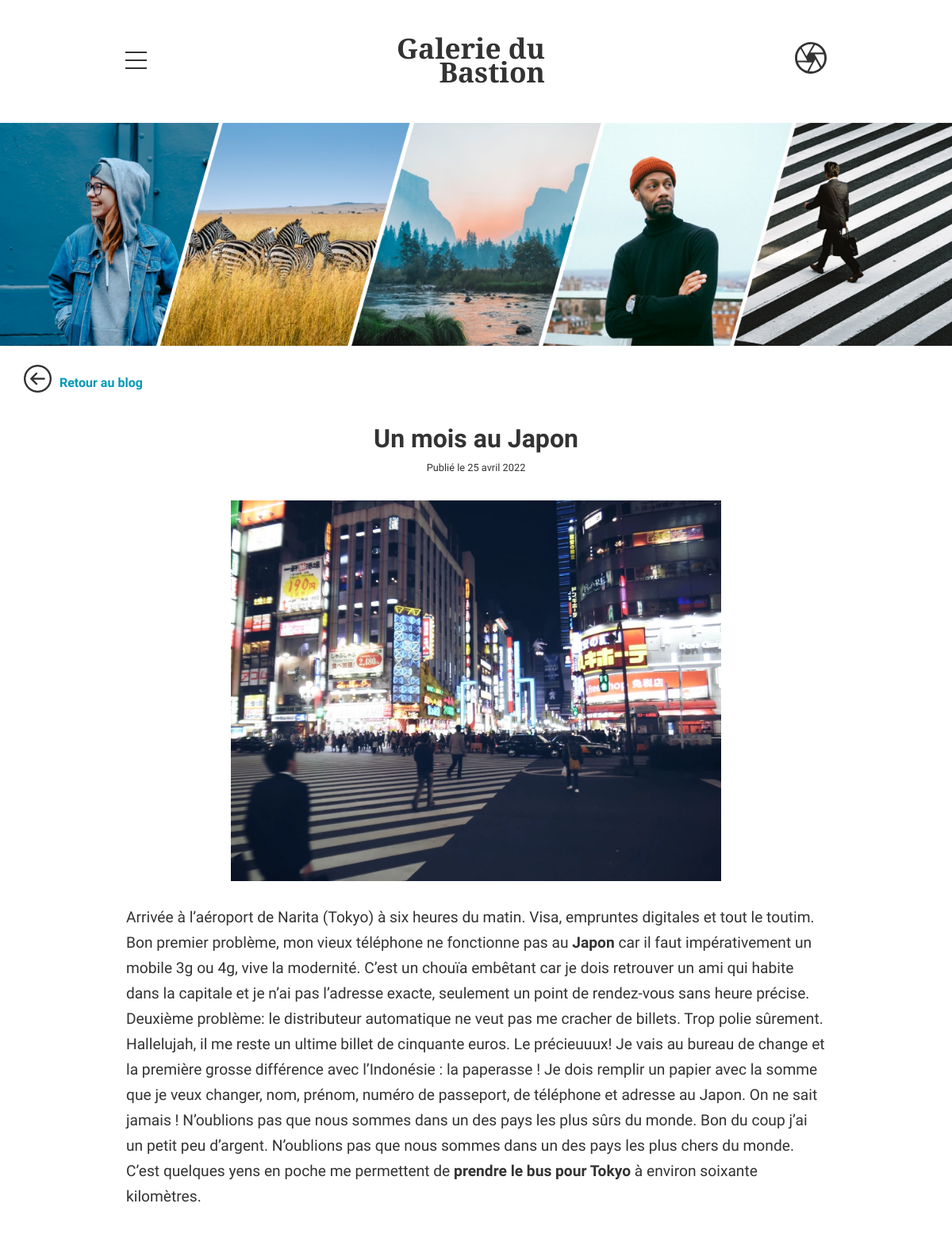
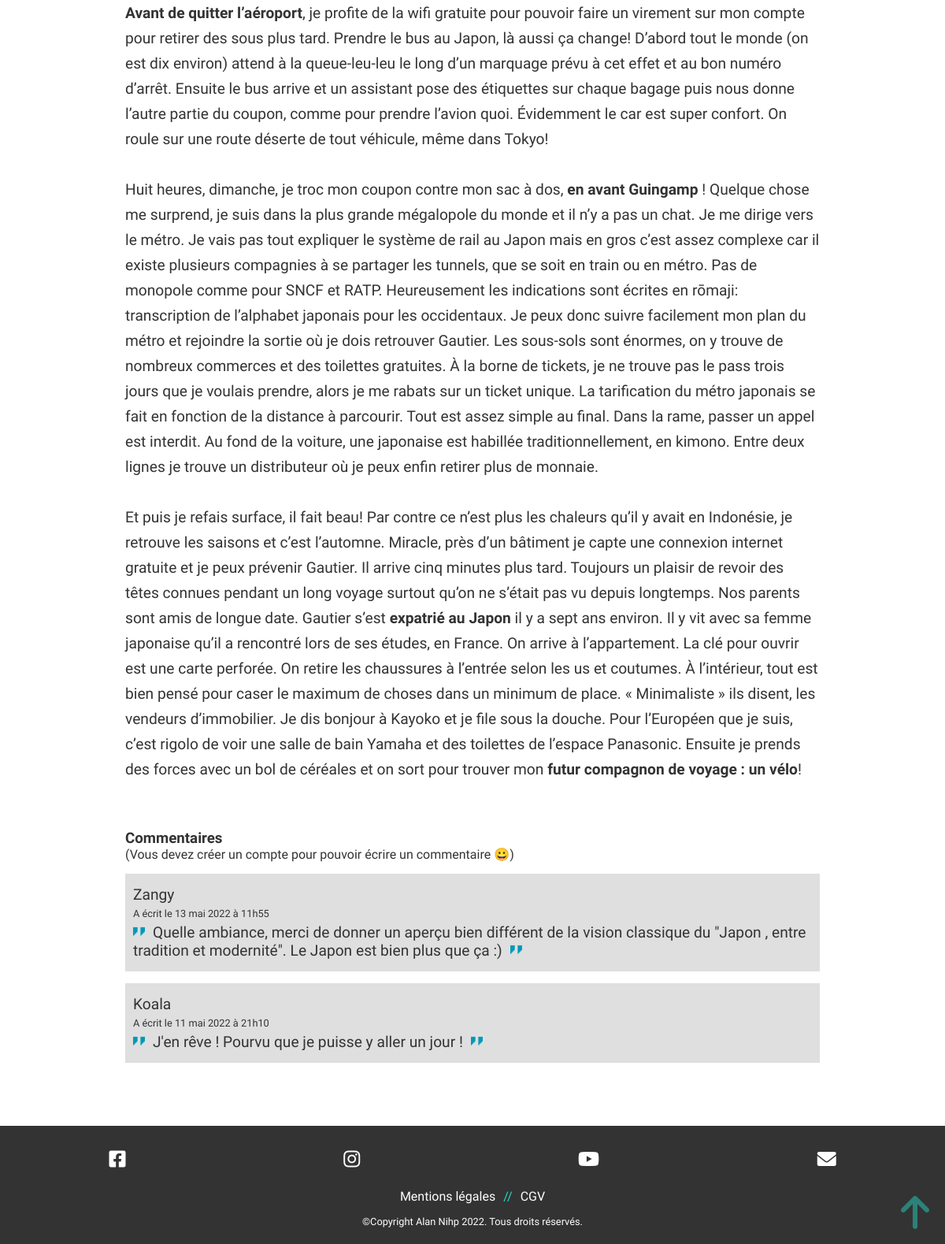
Page /index.php?action=oneArticle&id=27 on the committed database (2 pictures, top to bottom).
### tables this page shows
CREATE TABLE IF NOT EXISTS `blogposts` (
  `id` int(10) unsigned NOT NULL AUTO_INCREMENT,
  `title` varchar(100) NOT NULL,
  `picture` varchar(255) NOT NULL,
  `content` varchar(10000) NOT NULL,
  `category` varchar(50) NOT NULL,
  `alt` varchar(500) NOT NULL,
  `created_at` timestamp NOT NULL DEFAULT CURRENT_TIMESTAMP ON UPDATE CURRENT_TIMESTAMP,
  PRIMARY KEY (`id`)
);

CREATE TABLE IF NOT EXISTS `comments` (
  `id` int(11) unsigned NOT NULL AUTO_INCREMENT,
  `blogpost_id` int(11) unsigned NOT NULL,
  `user_id` int(11) unsigned NOT NULL,
  `content` text NOT NULL,
  `created_at` timestamp NOT NULL DEFAULT CURRENT_TIMESTAMP,
  PRIMARY KEY (`id`),
  KEY `FK_comments_blogposts` (`blogpost_id`),
  KEY `FK_comments_users` (`user_id`),
  CONSTRAINT `FK_comments_blogposts` FOREIGN KEY (`blogpost_id`) REFERENCES `blogposts` (`id`) ON DELETE CASCADE ON UPDATE CASCADE,
  CONSTRAINT `FK_comments_users` FOREIGN KEY (`user_id`) REFERENCES `users` (`id`) ON DELETE CASCADE ON UPDATE CASCADE
);

CREATE TABLE IF NOT EXISTS `users` (
  `id` int(11) unsigned NOT NULL AUTO_INCREMENT,
  `firstname` varchar(50) NOT NULL,
  `lastname` varchar(50) NOT NULL,
  `pseudo` varchar(50) NOT NULL,
  `mdp` varchar(255) NOT NULL,
  `confirm_mdp` varchar(255) NOT NULL,
  `email` varchar(50) NOT NULL,
  `created_at` timestamp NOT NULL DEFAULT CURRENT_TIMESTAMP,
  PRIMARY KEY (`id`),
  UNIQUE KEY `email` (`email`)
);

### app/Controllers/Controller.php (called while the page is built, shortened)
<?php
class Controller
{
    public function view($viewname, $datas = null)
    {
        include('app/Views/Front/' . $viewname . '.php');
    }
    }

### app/Controllers/FrontController.php (called while the page is built, shortened)
<?php
class FrontController extends Controller
{
    function oneArticle($id)
    {
        $article = new \Projet\Models\FrontModel();
        $oneArticle = $article->getArticle($id);
        $result = $oneArticle->fetch();
        $resPath = "./app/public/Administration/img/";
        $data=
        [
            "result" => $result,
            "resPath" => $resPath
        ];
        $result2 = $article->getComments($id);
        $comments = $result2->fetchAll();
        $datas = array_merge($data, $comments);
        return $this->view('blogArticle', $datas);
    }
}

### app/Models/FrontModel.php (called while the page is built, shortened)
<?php
class FrontModel extends Manager
{
    public function getArticle($id)
    {
        $db = $this->dbConnect();
        $req = $db->prepare('SELECT id, title, picture, content, category, alt,  DATE_FORMAT(created_at, "%d %M %Y") AS created_at FROM blogposts WHERE id = ?');
        $req->execute(array($id));
        return $req;
    }
    public function getComments($id)
    {
        $db = $this->dbConnect();
        $req = $db->prepare('SELECT pseudo, comments.content, DATE_FORMAT(comments.created_at, "%d %M %Y à %Hh%i") AS created_at  FROM comments INNER JOIN users ON comments.user_id=users.id WHERE blogpost_id=? ORDER BY created_at DESC');
        $req->execute(array($id));
        return $req;
    }
}

### app/views/Front/blogArticle.php (the view, shortened to what this page needs)
<?php include ('header.php'); ?>
<main class="forms" id="oneArticlePage">
    <div class="backBtn"><a href="index.php?action=blog" title="retour au blog"><img src="/app/public/Administration/img/back-button.png"
                alt="bouton de retour en arrière">Retour au blog</a></div>
    <article class="myArticle">
        <h1><?=$datas['result']['title'] ?></h1>
        <p class="createdAt">Publié le <?=$datas['result']['created_at'] ?></p>
        <img src="<?= $datas["resPath"] . $datas['result']['picture'] ?>" alt="<?= $datas['result']['alt'] ?>">
        <p class="articleContent"><?=$datas['result']['content'] ?></p>
    </article>
    <section class="comments">
        <h3>Commentaires</h3>
        <?php if(!isset($_SESSION['id'])){?>
           <p id="infoComm">(Vous devez créer un compte pour pouvoir écrire un commentaire 😀)</p>
        <?php }?>
        <?php foreach ($datas as $comment) {?>
        <?php if(isset($comment['pseudo'])){?>
            <div class="oneComment">
                <p id="comName"><?= $comment['pseudo']?></p>
                <p id="comDate">A écrit le <?= $comment['created_at']?></p>
                <p id="comCom"><img src="/app/public/Front/image/straight-quotes.png" alt="guillemets de citation"><span><?= $comment['content']?></span><img src="/app/public/Front/image/straight-quotes.png" alt="guillemets de citation"></p>
            </div>
        <?php }; }  ?>
    </section>
</main>
<?php include ('footer.php'); ?>

### app/public/Front/css/style.css (style rules this page uses)
:root { --light: #fff; --dark: #333; --red: #DB2437; --blue: #24DBC8; }
* { margin: 0; padding: 0; box-sizing: border-box; font-family: 'Sora', sans-serif; color: #333; scroll-behavior: smooth; }
main { padding: 20px 0; }
a { text-decoration: none; list-style-type: none; }
h1 { font-size: 1.5rem; margin-bottom: 20px; }
.forms { width: 95%; margin: 0 auto; }
.forms a { color: rgb(0, 153, 181); font-weight: 800; }
.forms p { font-size: 1.2rem; }
.forms .createdAt, .forms .category { font-size: 0.8rem; }
.forms .createdAt { margin-top: 10px; }
.myArticle { margin-top: 30px; }
.myArticle h1 { margin-bottom: 5px; }
.myArticle p { width: 100%; font-size: 1.2rem; }
.myArticle img { width: 100%; margin: 10px 0; }
.myArticle { display: flex; flex-wrap: wrap; }
#oneArticlePage .myArticle h1 { font-size: 2rem; }
#oneArticlePage .myArticle .articleContent { margin-top: 20px; }
#oneArticlePage .backBtn { margin-top: -5px; }
#oneArticlePage .backBtn img { width: 35px; margin-right: 10px; margin-bottom: -7px; }
#oneArticlePage section { margin: 20px 0 10px; }
#oneArticlePage .oneComment { background-color: rgb(223, 223, 223); margin: 15px 0; padding: 10px; }
#oneArticlePage .oneComment img { width: 15px; }
#oneArticlePage .oneComment p { margin: 5px 0; }
#oneArticlePage .oneComment #comDate { font-size: 0.8rem; }
#oneArticlePage .oneComment #comCom span { margin: 0 10px; }
#infoComm { font-size: 1rem; }
@media all and (min-width:992px) { .myArticle { width: 80%; margin: 30px auto; display: flex; flex-direction: row; justify-content: center; align-items: center; background-color: rgb(223, 223, 223); border-radius: 15px; padding:15px; } }
@media all and (min-width:992px) { .myArticle .createdAt { text-align: center; margin: 0 0 15px } }
@media all and (min-width:992px) { .myArticle img { width: 30%; height: 15vw; object-fit: cover; border-radius: 10px; } }
@media all and (min-width:992px) { #oneArticlePage img { width: 70%; height: 100%; border-radius: 0; } }
@media all and (min-width:992px) { #oneArticlePage .myArticle { background-color: var(--light); line-height: 2rem; } }
@media all and (min-width:992px) { #oneArticlePage .comments { width: 80%; margin: 30px auto; padding: 15px; } }

### rows in the picture
blogposts: title "Un mois au Japon", picture (picture), content "Arrivée à l’aéroport de Narita (Tokyo) à six heures du matin. Visa, empruntes digitales et tout le toutim. Bon premier problème, mon vieux téléphone ne fonctionne pas au Japon car il faut impérativement un mobile 3g ou 4g, vive la modernité. C’est un chouïa embêtant car je dois retrouver un ami qui habite dans la capitale et je n’ai pas l’adresse exacte, seulement un point de rendez-vous sans heure précise. Deuxième problème: le distributeur automatique ne veut pas me cracher de billets. Trop polie sûrement. Hallelujah, il me reste un ultime billet de cinquante euros. Le précieuuux! Je vais au bureau de change et la première grosse différence avec l’Indonésie : la paperasse ! Je dois…"
comments: user.pseudo "Zangy", created_at "13 mai 2022 à 11h55", content "Quelle ambiance, merci de donner un aperçu bien différent de la vision classique du \"Japon , entre tradition et modernité\". Le Japon est bien plus que ça :)"
comments: user.pseudo "Koala", created_at "11 mai 2022 à 21h10", content "J'en rêve ! Pourvu que je puisse y aller un jour !"

### other values in the picture
$datas['result']['created_at'] "25 avril 2022"
